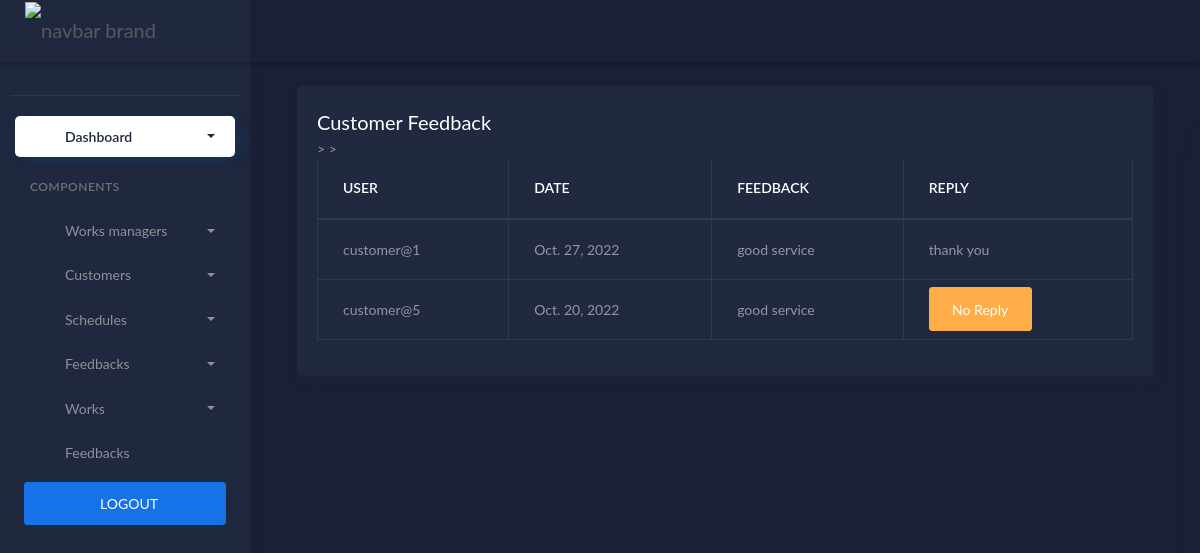
The page /feedbackview (signed in) on the database its author committed.
### workshopapp/models.py (models this page shows)
class feedback(models.Model):
    user = models.ForeignKey(Login, on_delete=models.DO_NOTHING)
    date = models.DateField()
    feedback = models.CharField(max_length=500)
    reply = models.CharField(max_length=500, null=True, blank=True)

class Login(AbstractUser):
    is_manager = models.BooleanField(default=False)
    is_customer = models.BooleanField(default=False)

### workshopapp/views.py (the view)
# urls.py: path('feedbackview',views.feedback_view,name='feedbackview'),
@login_required(login_url='loginpage')
def feedback_view(request):
    data = feedback.objects.all()
    return render(request, 'admin/customerfeedback.html',{'data': data})

### templates/admin/customerfeedback.html
{% extends 'admin/dashboard.html' %}
{% block content %}
<div class="col-lg-12 stretch-card">
                <div class="card">
                  <div class="card-body">
                    <h4 class="card-title">Customer Feedback</h4>
                    <div class="table-responsive">
                      <table class="table table-bordered ">
                        <thead>
                          <tr>
                            <th class="card-title">USER</th>
                            <th class="card-title">DATE</th>
                            <th class="card-title">FEEDBACK</th>
                            <th class="card-title">REPLY</th>
                          </tr>
                        </thead>
                        <tbody>
                        {% for i in data %}
                          <tr class="table-default">>
                            <td>{{ i.user }}  </td>
                            <td>{{ i.date }}  </td>
                            <td>{{ i.feedback }}  </td>
                            <td>
                              {% if i.reply == None %}
                              <a href="{%url 'reply' i.id %}" class="btn btn-warning">No Reply</a>
                              {% else %}
                              {{ i.reply }}
                              {% endif %}
                            </td>
                          </tr>
                        {% endfor %}
                        </tbody>
                      </table>
                    </div>
                  </div>
                </div>
              </div>
            </div>
          </div>
{% endblock %}

### rows shown on the page
feedback: user "customer@1", date "Oct. 27, 2022", feedback "good service", reply "thank you"
feedback: user "customer@5", date "Oct. 20, 2022", feedback "good service", shows "No Reply"
